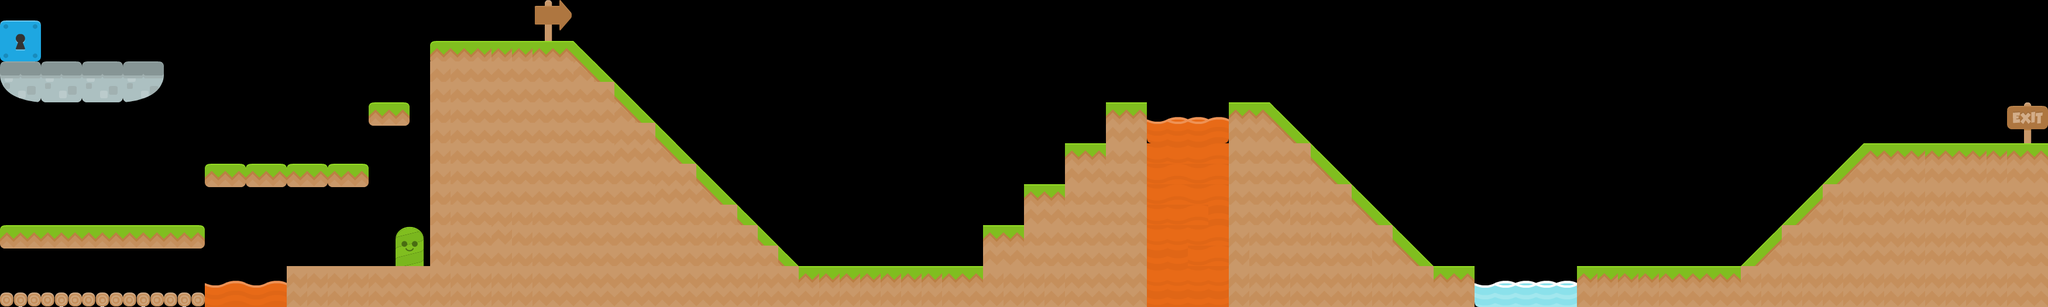

This game map was drawn from its Tiled (.tmx) file and the tilesets committed beside it. A one-line description and the full map source follow:
An orthogonal 100x15 tile map with 35x35 px tiles, 1 tile layer (Tile Layer 1).

<map version="1.0" orientation="orthogonal" renderorder="right-down" width="100" height="15" tilewidth="35" tileheight="35" nextobjectid="1">
 <tileset firstgid="1" name="tileset" tilewidth="70" tileheight="70" spacing="2" margin="2" tilecount="196" columns="14">
  <image source="../platformer/tileset.png" width="1024" height="1024" />
 </tileset>
 <layer name="Tile Layer 1" width="100" height="15">
  <data encoding="csv">
0,0,0,0,0,0,0,0,0,0,0,0,0,0,0,0,0,0,0,0,0,0,0,0,0,0,0,0,0,0,0,0,0,0,0,0,0,0,0,0,0,0,0,0,0,0,0,0,0,0,0,0,0,0,0,0,0,0,0,0,0,0,0,0,0,0,0,0,0,0,0,0,0,0,0,0,0,0,0,0,0,0,0,0,0,0,0,0,0,0,0,0,0,0,0,0,0,0,0,0,
0,0,0,0,0,0,0,0,0,0,0,0,0,0,0,0,0,0,0,0,0,0,0,0,0,0,165,0,0,0,0,0,0,0,0,0,0,0,0,0,0,0,0,0,0,0,0,0,0,0,0,0,0,0,0,0,0,0,0,0,0,0,0,0,0,0,0,0,0,0,0,0,0,0,0,0,0,0,0,0,0,0,0,0,0,0,0,0,0,0,0,0,0,0,0,0,0,0,0,0,
174,0,0,0,0,0,0,0,0,0,0,0,0,0,0,0,0,0,0,0,0,0,0,0,0,0,0,0,0,0,0,0,0,0,0,0,0,0,0,0,0,0,0,0,0,0,0,0,0,0,0,0,0,0,0,0,0,0,0,0,0,0,0,0,0,0,0,0,0,0,0,0,0,0,0,0,0,0,0,0,0,0,0,0,0,0,0,0,0,0,0,0,0,0,0,0,0,0,0,0,
0,0,0,0,0,0,0,0,0,0,0,0,0,0,0,0,0,0,0,0,0,60,0,61,61,61,61,0,49,0,0,0,0,0,0,0,0,0,0,0,0,0,0,0,0,0,0,0,0,0,0,0,0,0,0,0,0,0,0,0,0,0,0,0,0,0,0,0,0,0,0,0,0,0,0,0,0,0,0,0,0,0,0,0,0,0,0,0,0,0,0,0,0,0,0,0,0,0,0,0,
158,0,155,0,155,0,159,0,0,0,0,0,0,0,0,0,0,0,0,0,0,58,58,0,58,0,58,0,0,49,0,0,0,0,0,0,0,0,0,0,0,0,0,0,0,0,0,0,0,0,0,0,0,0,0,0,0,0,0,0,0,0,0,0,0,0,0,0,0,0,0,0,0,0,0,0,0,0,0,0,0,0,0,0,0,0,0,0,0,0,0,0,0,0,0,0,0,0,0,0,
0,0,0,0,0,0,0,0,0,0,0,0,0,0,0,0,0,0,0,0,0,58,58,0,58,0,58,0,58,0,49,0,0,0,0,0,0,0,0,0,0,0,0,0,0,0,0,0,0,0,0,0,0,0,0,0,0,0,0,0,0,0,0,0,0,0,0,0,0,0,0,0,0,0,0,0,0,0,0,0,0,0,0,0,0,0,0,0,0,0,0,0,0,0,0,0,0,0,0,0,
0,0,0,0,0,0,0,0,0,0,0,0,0,0,0,0,0,0,73,0,0,58,58,0,58,0,58,0,58,0,0,49,0,0,0,0,0,0,0,0,0,0,0,0,0,0,0,0,0,0,0,0,0,0,44,0,182,182,182,0,44,0,49,0,0,0,0,0,0,0,0,0,0,0,0,0,0,0,0,0,0,0,0,0,0,0,0,0,0,0,0,0,0,0,0,0,0,0,163,0,
0,0,0,0,0,0,0,0,0,0,0,0,0,0,0,0,0,0,0,0,0,58,58,0,58,0,58,0,58,0,58,0,49,0,0,0,0,0,0,0,0,0,0,0,0,0,0,0,0,0,0,0,0,0,0,0,0,0,0,0,0,0,0,0,0,0,0,0,0,0,0,0,0,0,0,0,0,0,0,0,0,0,0,0,0,0,0,0,0,0,0,0,0,0,0,0,0,0,0,0,
0,0,0,0,0,0,0,0,0,0,0,0,0,0,0,0,0,0,0,0,0,58,58,0,58,0,58,0,58,0,0,0,0,0,0,0,0,0,0,0,0,0,0,0,0,0,0,0,0,0,0,0,44,0,58,0,166,166,166,0,58,0,58,0,49,0,0,0,0,0,0,0,0,0,0,0,0,0,0,0,0,0,0,0,0,0,0,0,0,46,0,44,0,44,44,0,44,44,44,0,
0,0,0,0,0,0,0,0,0,0,73,0,73,0,73,0,73,0,0,0,0,58,58,0,58,0,58,0,58,0,58,0,58,0,49,0,0,0,0,0,0,0,0,0,0,0,0,0,0,0,0,0,0,0,58,0,166,0,166,0,58,0,58,0,0,0,0,0,0,0,0,0,0,0,0,0,0,0,0,0,0,0,0,0,0,0,0,0,0,0,0,0,0,0,0,0,0,0,0,0,
0,0,0,0,0,0,0,0,0,0,0,0,0,0,0,0,0,0,0,0,0,58,58,0,58,0,58,0,58,0,58,0,0,0,0,0,0,0,0,0,0,0,0,0,0,0,0,0,0,0,44,0,58,0,58,0,166,0,166,0,58,0,58,58,58,0,49,0,0,0,0,0,0,0,0,0,0,0,0,0,0,0,0,0,0,0,0,46,0,58,58,58,58,58,58,58,58,0,58,0,
0,0,0,0,0,0,0,0,0,0,0,0,0,0,0,0,0,0,0,0,0,58,58,0,58,58,58,0,58,0,58,0,58,0,58,0,49,0,0,0,0,0,0,0,0,0,0,0,0,0,0,0,58,0,58,0,166,166,0,0,58,0,0,58,58,0,0,0,0,0,0,0,0,0,0,0,0,0,0,0,0,0,0,0,0,0,0,0,0,0,58,0,0,0,0,0,58,0,58,0,
60,0,61,0,61,0,61,0,62,0,0,0,0,0,0,0,0,0,0,38,0,58,58,0,0,58,58,0,58,0,58,0,58,0,58,58,0,0,0,0,0,0,0,0,0,0,0,0,44,0,58,0,58,0,58,0,166,166,166,0,58,58,0,58,58,58,58,0,49,0,0,0,0,0,0,0,0,0,0,0,0,0,0,0,0,46,0,58,58,58,58,0,58,58,58,58,58,0,58,0,
0,0,0,0,0,0,0,0,0,0,0,0,0,0,0,0,0,0,0,0,0,0,58,0,58,58,58,0,58,0,58,0,58,0,58,0,58,0,49,0,0,0,0,0,0,0,0,0,0,0,58,0,58,0,58,0,0,0,166,0,0,58,0,58,0,58,0,0,0,0,0,0,0,0,0,0,0,0,0,0,0,0,0,0,0,0,0,58,58,0,0,0,0,0,0,0,0,0,58,0,
173,0,173,0,173,0,173,0,173,0,196,0,196,0,58,58,58,58,58,0,58,58,58,58,58,58,58,0,58,0,58,0,58,0,58,0,58,58,0,44,44,44,44,44,44,44,44,0,58,58,58,58,58,0,58,0,166,166,166,166,58,58,58,58,0,58,58,58,58,0,44,0,168,168,168,168,168,44,44,44,44,44,0,44,0,58,58,58,58,58,58,58,58,58,58,58,58,58,58,0
</data>
 </layer>
</map>